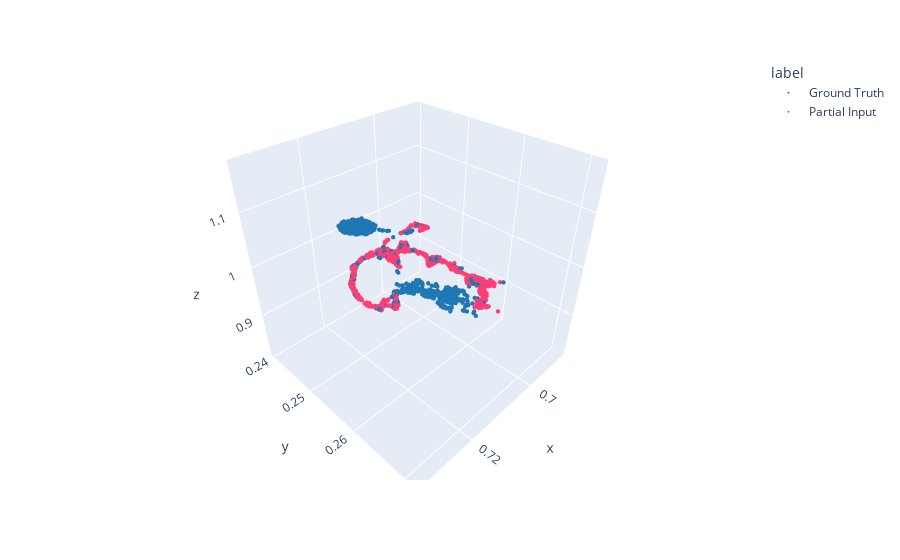

The notebook cell saved with this chart:
### Code cell
combined = torch.cat([gt, partial], dim=0)  # combine the partial and generated point clouds
combined_labels = torch.cat([
    torch.ones(gt.shape[0]) * 0,  # label for generated points
    torch.ones(partial.shape[0]) * 1  # label for ground truth points
], dim=0)

plot(combined.cpu().numpy(), combined_labels.cpu().numpy(), label_map={0: 'Ground Truth', 1: 'Partial Input'})

### Figure 1 — Plotly figure (JSON) as saved in the notebook; plotly's stock layout.template omitted (floating-point values rounded to 4 significant figures; data arrays with more than 128 entries replaced by an {"elided": "..."} marker saying what was removed)
{"data": [{"hovertemplate": "label=Ground Truth<br>x=%{x}<br>y=%{y}<br>z=%{z}<extra></extra>", "legendgroup": "Ground Truth", "marker": {"color": "#1f77b4", "size": 1.5, "symbol": "circle"}, "mode": "markers", "name": "Ground Truth", "scene": "scene", "showlegend": true, "type": "scatter3d", "x": {"elided": "2048 float values"}, "y": {"elided": "2048 float values"}, "z": {"elided": "2048 float values"}}, {"hovertemplate": "label=Partial Input<br>x=%{x}<br>y=%{y}<br>z=%{z}<extra></extra>", "legendgroup": "Partial Input", "marker": {"color": "#fd3f75", "size": 1.5, "symbol": "circle"}, "mode": "markers", "name": "Partial Input", "scene": "scene", "showlegend": true, "type": "scatter3d", "x": {"elided": "2048 float values"}, "y": {"elided": "2048 float values"}, "z": {"elided": "2048 float values"}}], "layout": {"legend": {"title": {"text": "label"}, "tracegroupgap": 0}, "margin": {"t": 60}, "scene": {"domain": {"x": [0, 1], "y": [0, 1]}, "xaxis": {"title": {"text": "x"}}, "yaxis": {"title": {"text": "y"}}, "zaxis": {"title": {"text": "z"}}}}}
